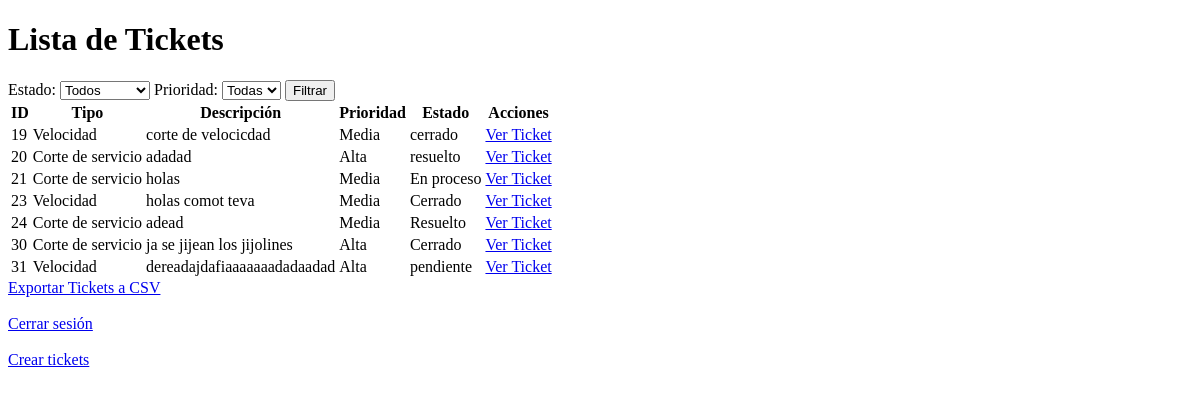
The app's page /tickets, older data.
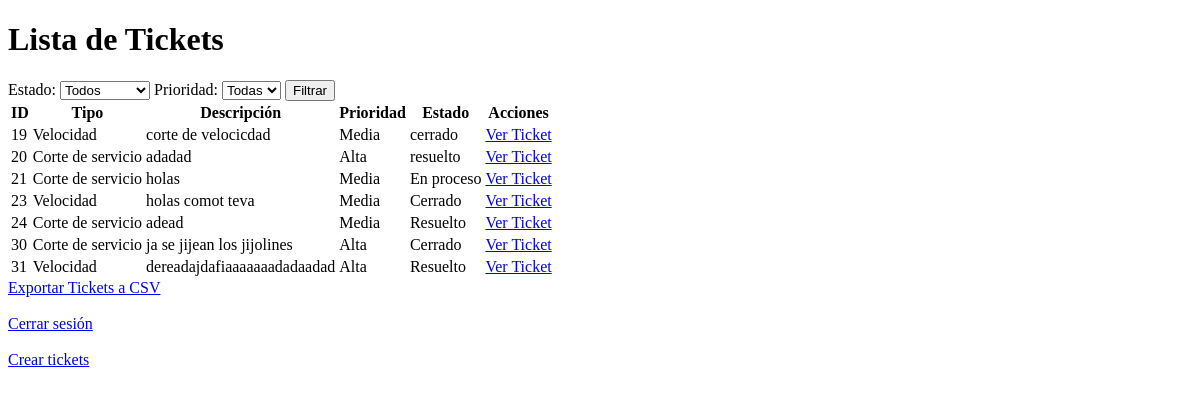
The same page, newer data.
### tables this page shows
CREATE TABLE tickets (
    id INTEGER PRIMARY KEY AUTOINCREMENT,
    tipo TEXT NOT NULL,
    descripcion TEXT NOT NULL,
    prioridad TEXT NOT NULL,
    estado TEXT DEFAULT 'pendiente',
    fecha_creacion DATETIME DEFAULT CURRENT_TIMESTAMP,
    usuario_creador TEXT NOT NULL,
    notas TEXT,
    archivo TEXT
, usuario_asignado TEXT);

### app.py (the view)
@app.route('/tickets')
def tickets():
    estado = request.args.get('estado')  # Filtrar por estado
    prioridad = request.args.get('prioridad')  # Filtrar por prioridad
    query = 'SELECT * FROM tickets WHERE 1=1'
    params = []
    if estado:
        query += ' AND estado = ?'
        params.append(estado)
    if prioridad:
        query += ' AND prioridad = ?'
        params.append(prioridad)
    conn = get_db_connection()
    tickets = conn.execute('SELECT * FROM tickets').fetchall()
    conn.close()
    return render_template('tickets.html', tickets=tickets)

### app.py (called while the page is built)
def get_db_connection():
    conn = sqlite3.connect('database.db', timeout=10)  # Espera hasta 10 segundos si la base de datos está bloqueada
    conn.row_factory = sqlite3.Row
    return conn

### templates/tickets.html (shortened to what this page needs)
<!DOCTYPE html>
<html lang="es">
<head>
</head>
<body>
    <h1>Lista de Tickets</h1>
    <form action="/tickets" method="GET">
        <label for="estado">Estado:</label>
        <select name="estado" id="estado">
            <option value="" {% if not estado %}selected{% endif %}>Todos</option>
        </select>
        <label for="prioridad">Prioridad:</label>
        <select name="prioridad" id="prioridad">
            <option value="" {% if not prioridad %}selected{% endif %}>Todas</option>
        </select>
        <button type="submit">Filtrar</button>
    </form>
    <table>
        <thead>
            <tr>
                <th>ID</th>
                <th>Tipo</th>
                <th>Descripción</th>
                <th>Prioridad</th>
                <th>Estado</th>
                <th>Acciones</th>
            </tr>
        </thead>
        <tbody>
            {% for ticket in tickets %}
            <tr>
                <td>{{ ticket.id }}</td>
                <td>{{ ticket.tipo }}</td>
                <td>{{ ticket.descripcion }}</td>
                <td>{{ ticket.prioridad }}</td>
                <td>{{ ticket.estado }}</td>
                <td>
                    <a href="{{ url_for('view_ticket', id=ticket['id']) }}">Ver Ticket</a>
                </td>
            </tr>
            {% endfor %}
        </tbody>
    </table>
    <a href="/export-tickets" class="button">Exportar Tickets a CSV</a>
    <br><br>
    <a href="/logout">Cerrar sesión</a>
    <br><br>
    <a href="/create-ticket">Crear tickets</a>
</body>
</html>

Row changes from the older to the newer data that the page shows:
changed tickets "dereadajdafiaaaaaaadadaadad": estado "pendiente" → "Resuelto"
